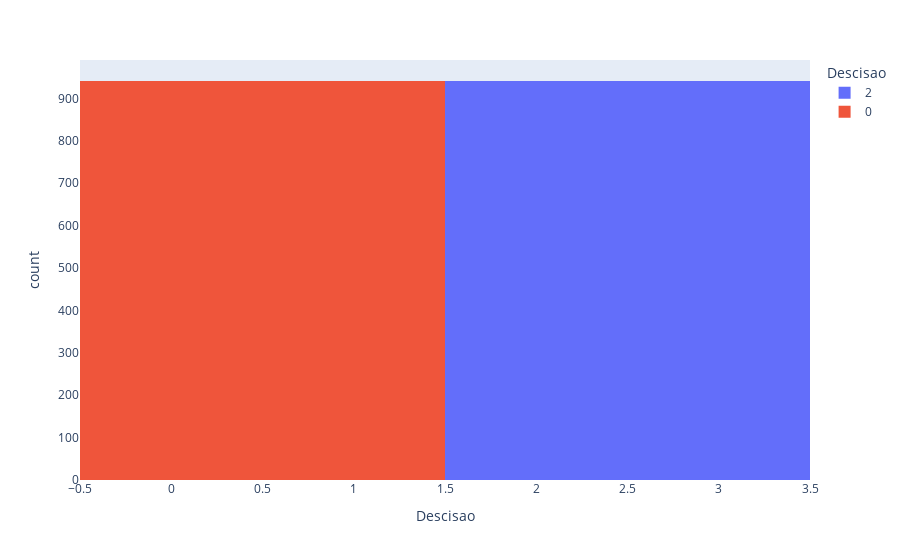

The notebook cell saved with this chart:
### Code cell
#Transformar Categoria 1 em Categoria 0
base_dados.loc[base_dados['Decisao']==1, 'Decisao'] = 0

display(base_dados['Decisao'].value_counts(normalize=True).map('{:.2%}'.format))
fig = px.histogram(base_dados, x="Decisao", color="Decisao")
fig.show()

### Figure 1 — Plotly figure (JSON) as saved in the notebook; plotly's stock layout.template omitted (floating-point values rounded to 4 significant figures; data arrays with more than 128 entries replaced by an {"elided": "..."} marker saying what was removed)
{"data": [{"alignmentgroup": "True", "bingroup": "x", "hovertemplate": "Descisao=%{x}<br>count=%{y}<extra></extra>", "legendgroup": "2", "marker": {"color": "#636efa", "pattern": {"shape": ""}}, "name": "2", "offsetgroup": "2", "orientation": "v", "showlegend": true, "type": "histogram", "x": {"elided": "941 int values"}, "xaxis": "x", "yaxis": "y"}, {"alignmentgroup": "True", "bingroup": "x", "hovertemplate": "Descisao=%{x}<br>count=%{y}<extra></extra>", "legendgroup": "0", "marker": {"color": "#EF553B", "pattern": {"shape": ""}}, "name": "0", "offsetgroup": "0", "orientation": "v", "showlegend": true, "type": "histogram", "x": {"elided": "941 int values"}, "xaxis": "x", "yaxis": "y"}], "layout": {"barmode": "relative", "legend": {"title": {"text": "Descisao"}, "tracegroupgap": 0}, "margin": {"t": 60}, "xaxis": {"anchor": "y", "categoryarray": [2, 0], "categoryorder": "array", "domain": [0, 1], "title": {"text": "Descisao"}}, "yaxis": {"anchor": "x", "domain": [0, 1], "title": {"text": "count"}}}}
